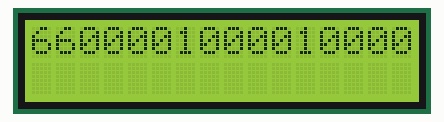
Simulated run of this sketch. Board: Arduino Uno, built with avr-gcc and run on an emulated ATmega328P. Shown: 16×2 character LCD.

Above: at 0.1 s.
At 4.1 s:
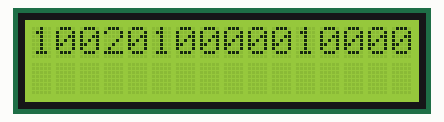
At 9.2 s:
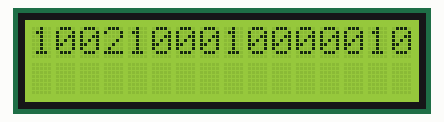
At 19.2 s:
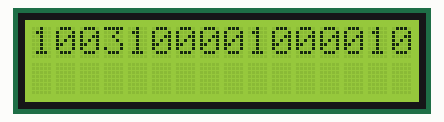
At 28.3 s:
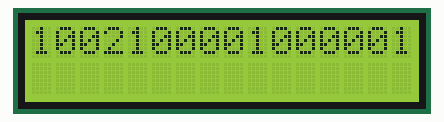
At 38.3 s:
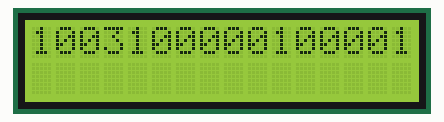

Measured:
- what the display in image 1 shows lasts 1.0 s, from 4.1 s to 5.1 s

The sketch:

LCDSpeed.ino
```cpp
/*
 * LCDSpeed.ino: Simple program to time how long it takes to update the LCD
 *
 * Displays how long a clear and print command takes on an LCD. Used to set loop time on other projects.
 */

#include <LiquidCrystal.h>

LiquidCrystal lcd(7,6,5,4,3,2);
unsigned long last = 0;

void setup() {
  lcd.begin(16,2);
  lcd.clear();
}

void loop() {
  unsigned long delta;
  lcd.clear();
  for(int i = 0; i<16; i++) {
    delta = millis() - last;
    last = last + delta;
    lcd.print(delta);
  }
  delay(1000);
}
```
